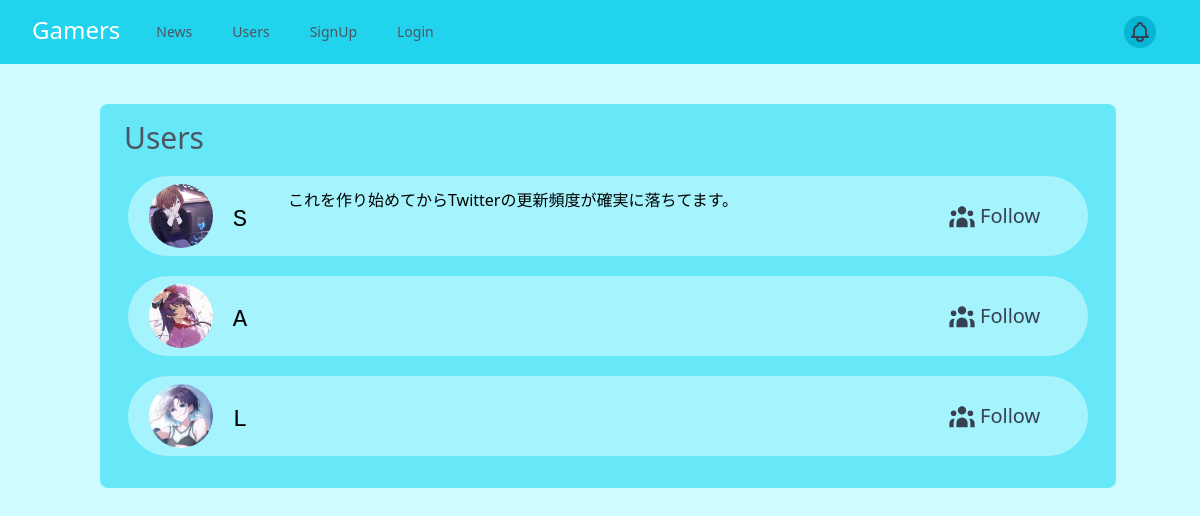
/users/, run on the app's committed database.
### base/models/user_models.py (models this page shows, shortened)
class User(AbstractBaseUser):
    id = models.CharField(default=create_id, primary_key=True, max_length=10)
    username = models.CharField(max_length=20)
    email = models.EmailField(unique=True)
    password = models.CharField(max_length=128)
    is_active = models.BooleanField(default=True)
    is_staff = models.BooleanField(default=False)
    is_admin = models.BooleanField(default=False)
    is_superuser = models.BooleanField(default=False)
    data_joined = models.DateTimeField(auto_now_add=True)
    img = models.ImageField(blank=True, null=True, upload_to=get_user_image_path,
                            default='user/l_e_others_500.png')
    following = models.ManyToManyField("self", blank=True, related_name="followed_by", symmetrical=False)
    objects = UserManager()
    USERNAME_FIELD = 'email'
    REQUIRED_FIELDS = ['username']

class Profile(models.Model):
    user = models.OneToOneField(User, primary_key=True, on_delete=models.CASCADE)
    bio = models.TextField(default='', blank=True, max_length=150)
    birthday = models.DateField(blank=True, null=True)

### base/views/user_views.py (the view)
# urls.py: path('users/', UserList.as_view(), name="user_list"),
class UserList(ListView):
    model = User
    template_name = 'pages/user_list.html'
    def get_context_data(self, *, object_list=None, **kwargs):
        context = super(UserList, self).get_context_data()
        context['list_title'] = 'Users'
        return context

### templates/pages/user_list.html (shortened to what this page needs)
{% extends 'base.html' %}
{% block main %}
<div class="my-10 mx-16">
    <div class="p-3 rounded-lg bg-cyan-300 ml-4 h-min">
        <p class="ml-3 mt-1 text-3xl text-gray-600">{{ list_title }}</p>
        {% for user in object_list %}
        <div class="grid grid-cols-6 my-5 mx-4 bg-cyan-200 rounded-full">
            <div class="col-span-1 my-2 mx-auto flex">
                {% if user.img %}
                <a href="{% url 'user_detail' user.id %}">
                    <img src="{{ user.img.url }}" alt="" class="h-16 w-16 object-cover object-top rounded-full">
                </a>
                {% endif %}
                <p class="mx-5 mt-5 font-mono text-2xl">{{ user.username }}</p>
            </div>
            <div class="col-span-4 my-3">
                <span>{{ user.profile.bio }}</span>
            </div>
            <a href="{% url 'follow' user.pk %}?next={{ request.path }}" class="my-auto">
                <div class="col-span-1 flex text-gray-700 rounded-full hover:bg-cyan-500 cursor-pointer w-min">
                    {% if not user == request.user %}
                    <p class="my-auto ml-1 mr-5 text-xl">
                        {% if user in request.user.following.all %}
                        Unfollow
                        {% else %}
                        Follow
                        {% endif %}
                    </p>
                    {% endif %}
                </div>
            </a>
        </div>
        {% endfor %}
    </div>
</div>
{% endblock %}

### data on the page
User: img (picture), username "S", profile.bio "これを作り始めてからTwitterの更新頻度が確実に落ちてます。"
User: img (picture), username "A"
User: img (picture), username "L"

### other printed values
{{ list_title }} "Users"
